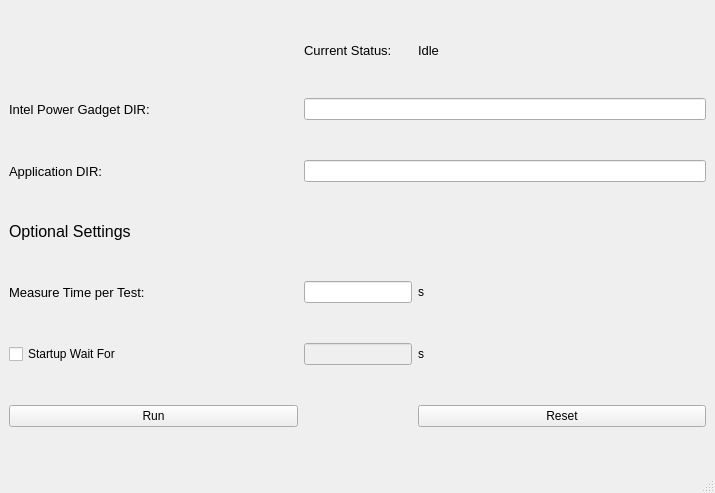
<?xml version="1.0" encoding="UTF-8"?>
<ui version="4.0">
 <class>MainWindow</class>
 <widget class="QMainWindow" name="MainWindow">
  <property name="geometry">
   <rect>
    <x>0</x>
    <y>0</y>
    <width>715</width>
    <height>493</height>
   </rect>
  </property>
  <property name="windowTitle">
   <string>MainWindow</string>
  </property>
  <widget class="QWidget" name="centralwidget">
   <layout class="QGridLayout" name="gridLayout">
    <item row="13" column="3">
     <widget class="QPushButton" name="reloadButton">
      <property name="text">
       <string>Reset</string>
      </property>
     </widget>
    </item>
    <item row="13" column="1">
     <widget class="QPushButton" name="runButton">
      <property name="text">
       <string>Run</string>
      </property>
     </widget>
    </item>
    <item row="8" column="3">
     <widget class="QLabel" name="label_3">
      <property name="text">
       <string>s</string>
      </property>
     </widget>
    </item>
    <item row="0" column="2">
     <widget class="QLabel" name="label_4">
      <property name="sizePolicy">
       <sizepolicy hsizetype="Preferred" vsizetype="Fixed">
        <horstretch>0</horstretch>
        <verstretch>0</verstretch>
       </sizepolicy>
      </property>
      <property name="font">
       <font>
        <pointsize>10</pointsize>
       </font>
      </property>
      <property name="text">
       <string>Current Status:</string>
      </property>
      <property name="wordWrap">
       <bool>true</bool>
      </property>
     </widget>
    </item>
    <item row="6" column="3">
     <widget class="QLabel" name="label_7">
      <property name="text">
       <string>s</string>
      </property>
     </widget>
    </item>
    <item row="8" column="2">
     <widget class="QLineEdit" name="startupSec">
      <property name="enabled">
       <bool>false</bool>
      </property>
      <property name="sizePolicy">
       <sizepolicy hsizetype="Fixed" vsizetype="Fixed">
        <horstretch>0</horstretch>
        <verstretch>0</verstretch>
       </sizepolicy>
      </property>
     </widget>
    </item>
    <item row="6" column="1">
     <widget class="QLabel" name="label_5">
      <property name="sizePolicy">
       <sizepolicy hsizetype="Preferred" vsizetype="Preferred">
        <horstretch>0</horstretch>
        <verstretch>0</verstretch>
       </sizepolicy>
      </property>
      <property name="font">
       <font>
        <pointsize>10</pointsize>
       </font>
      </property>
      <property name="text">
       <string>Measure Time per Test:</string>
      </property>
     </widget>
    </item>
    <item row="6" column="2">
     <widget class="QLineEdit" name="lineEdit">
      <property name="sizePolicy">
       <sizepolicy hsizetype="Fixed" vsizetype="Fixed">
        <horstretch>0</horstretch>
        <verstretch>0</verstretch>
       </sizepolicy>
      </property>
     </widget>
    </item>
    <item row="5" column="1" colspan="3">
     <widget class="QLabel" name="label_6">
      <property name="sizePolicy">
       <sizepolicy hsizetype="Preferred" vsizetype="Fixed">
        <horstretch>0</horstretch>
        <verstretch>0</verstretch>
       </sizepolicy>
      </property>
      <property name="font">
       <font>
        <pointsize>12</pointsize>
       </font>
      </property>
      <property name="text">
       <string>Optional Settings</string>
      </property>
     </widget>
    </item>
    <item row="3" column="2" colspan="2">
     <widget class="QLineEdit" name="intelDIR"/>
    </item>
    <item row="3" column="1">
     <widget class="QLabel" name="label">
      <property name="font">
       <font>
        <pointsize>10</pointsize>
       </font>
      </property>
      <property name="text">
       <string>Intel Power Gadget DIR:</string>
      </property>
      <property name="scaledContents">
       <bool>true</bool>
      </property>
      <property name="wordWrap">
       <bool>true</bool>
      </property>
     </widget>
    </item>
    <item row="4" column="2" colspan="2">
     <widget class="QLineEdit" name="appDIR"/>
    </item>
    <item row="4" column="1">
     <widget class="QLabel" name="label_2">
      <property name="font">
       <font>
        <pointsize>10</pointsize>
       </font>
      </property>
      <property name="text">
       <string>Application DIR:</string>
      </property>
      <property name="wordWrap">
       <bool>true</bool>
      </property>
     </widget>
    </item>
    <item row="0" column="3">
     <widget class="QLabel" name="Status">
      <property name="sizePolicy">
       <sizepolicy hsizetype="Preferred" vsizetype="Fixed">
        <horstretch>0</horstretch>
        <verstretch>0</verstretch>
       </sizepolicy>
      </property>
      <property name="font">
       <font>
        <pointsize>10</pointsize>
       </font>
      </property>
      <property name="text">
       <string>Idle</string>
      </property>
      <property name="scaledContents">
       <bool>false</bool>
      </property>
      <property name="wordWrap">
       <bool>true</bool>
      </property>
     </widget>
    </item>
    <item row="8" column="1">
     <widget class="QCheckBox" name="startUpCheckBox">
      <property name="sizePolicy">
       <sizepolicy hsizetype="Minimum" vsizetype="Maximum">
        <horstretch>0</horstretch>
        <verstretch>0</verstretch>
       </sizepolicy>
      </property>
      <property name="layoutDirection">
       <enum>Qt::LeftToRight</enum>
      </property>
      <property name="text">
       <string>Startup Wait For</string>
      </property>
      <property name="checked">
       <bool>false</bool>
      </property>
     </widget>
    </item>
   </layout>
  </widget>
  <widget class="QMenuBar" name="menubar">
   <property name="geometry">
    <rect>
     <x>0</x>
     <y>0</y>
     <width>715</width>
     <height>26</height>
    </rect>
   </property>
  </widget>
  <widget class="QStatusBar" name="statusbar"/>
 </widget>
 <resources/>
 <connections/>
</ui>
